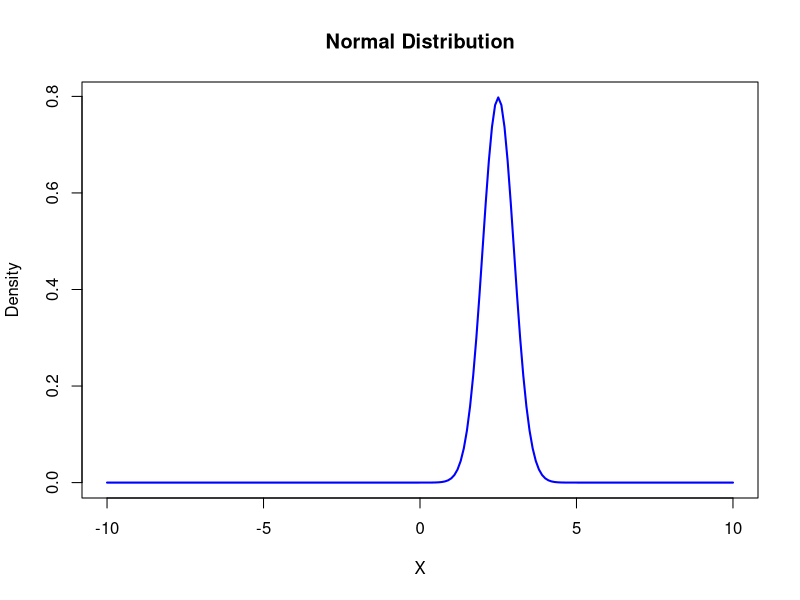
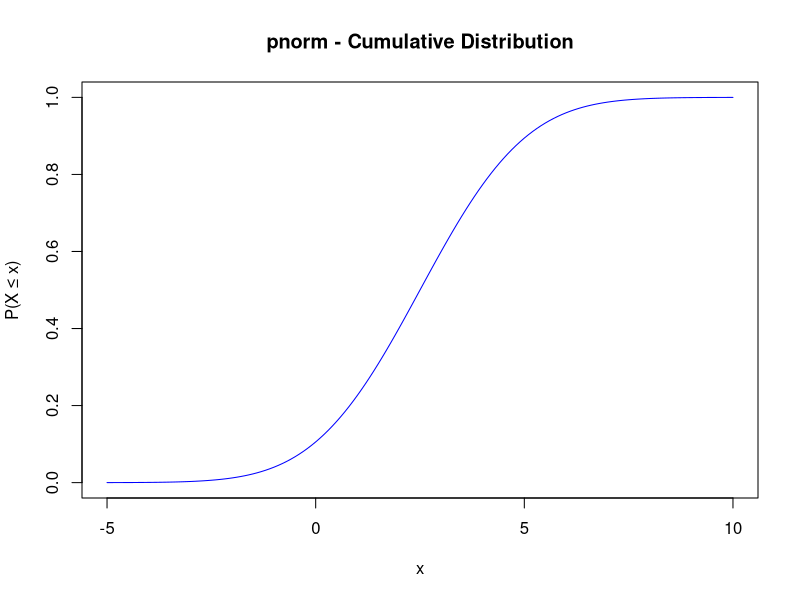
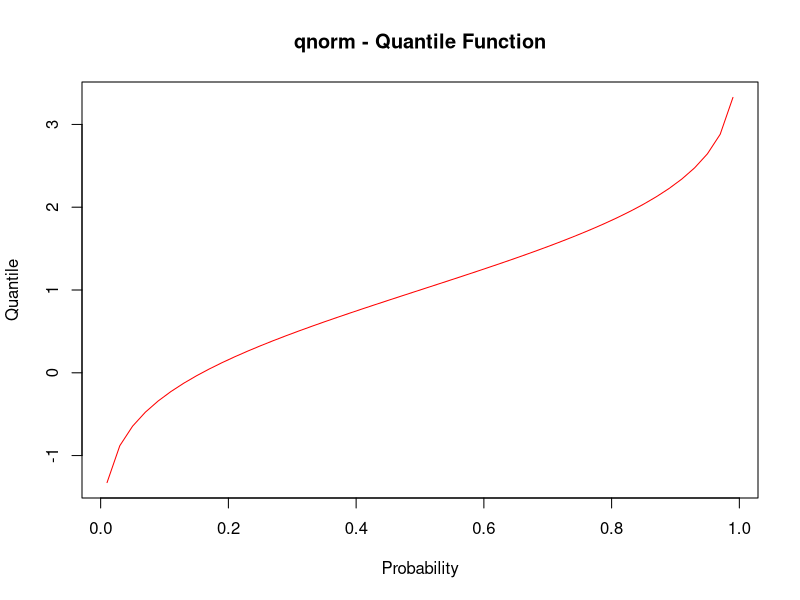
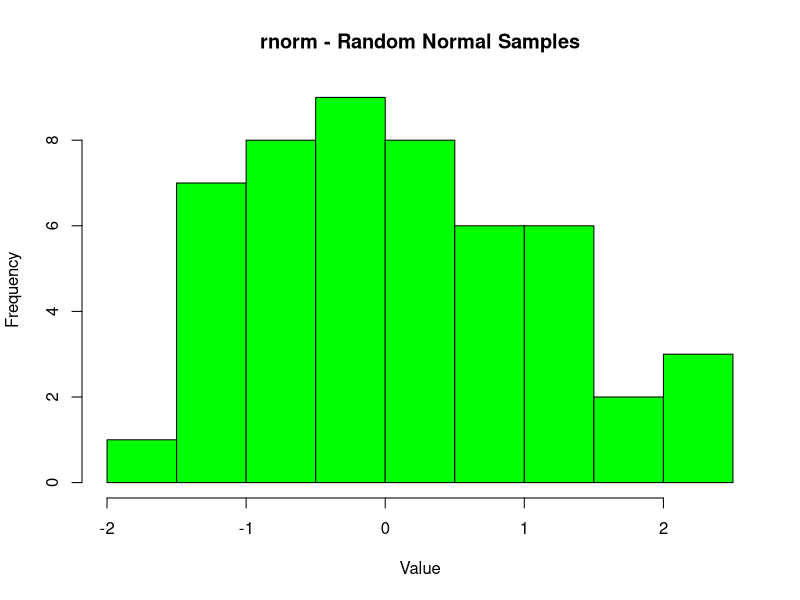

Reproduce these figures in R, in order.
#dnorm
x <- seq(-10, 10, by = 0.1)
y <- dnorm(x, mean = 2.5, sd = 0.5)
plot(x, y, main = "Normal Distribution", xlab = "X", ylab = "Density", col = "blue", type = "l", lwd = 2)

#pnorm
x <- seq(-5, 10, by = 0.1)
y <- pnorm(x, mean = 2.5, sd = 2)
plot(x, y, type = "l", col = "blue", main = "pnorm - Cumulative Distribution", xlab = "x", ylab = "P(X ≤ x)")

#qnorm
p <- seq(0.01, 0.99, by = 0.02)
y <- qnorm(p, mean = 1, sd = 1)
plot(p, y, type = "l", col = "red", main = "qnorm - Quantile Function", xlab = "Probability", ylab = "Quantile")

#rnorm
y <- rnorm(50)
hist(y, col = "green", main = "rnorm - Random Normal Samples", xlab = "Value", ylab = "Frequency")
